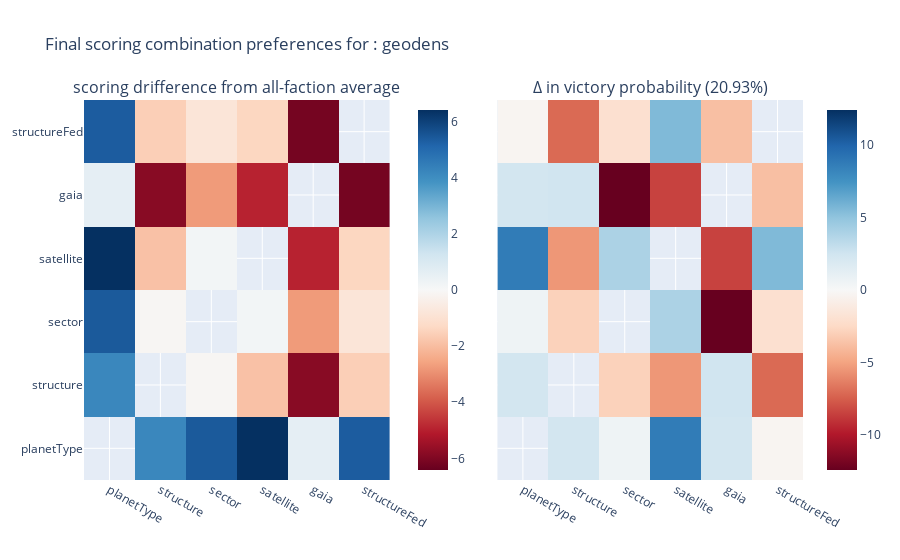
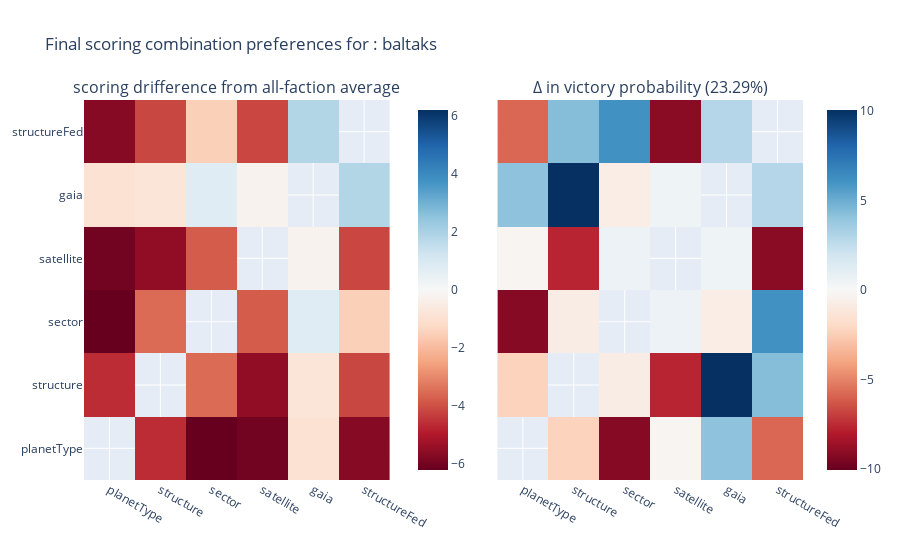
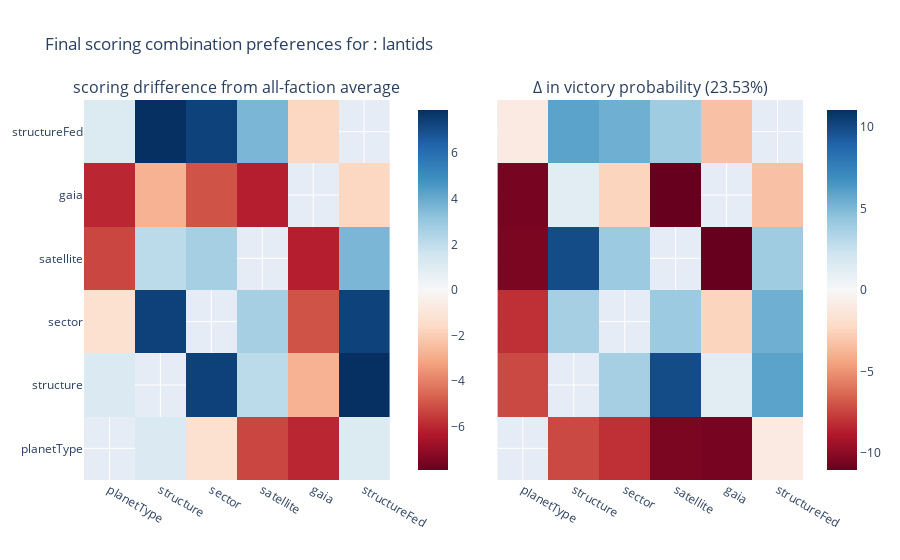
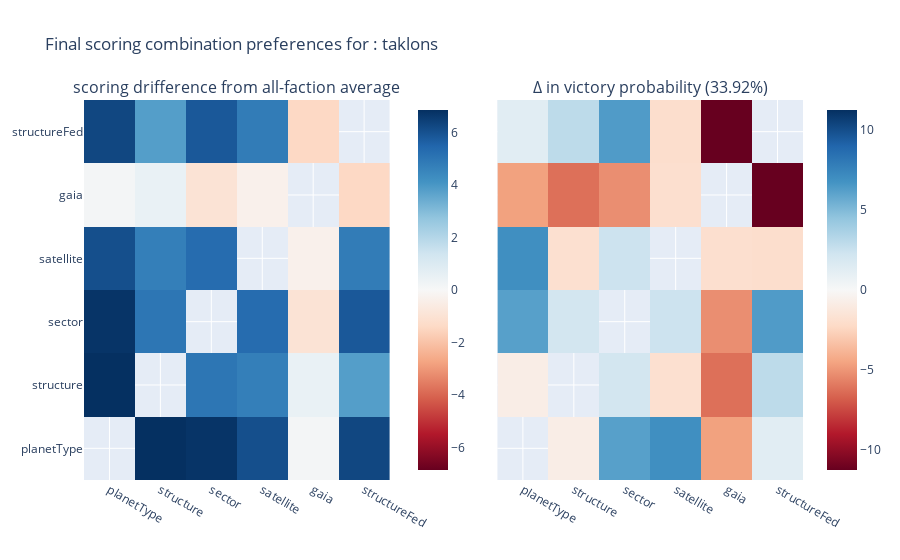

Write notebook code for charts like these, in order.
### Code cell
make_final_scoring_heatmap(
    dat_4,
    4)

### Figure 1 — Plotly figure (JSON) as saved in the notebook; plotly's stock layout.template omitted (floating-point values rounded to 4 significant figures)
{"data": [{"colorbar": {"x": 0.45}, "colorscale": [[0, "rgb(103,0,31)"], [0.1, "rgb(178,24,43)"], [0.2, "rgb(214,96,77)"], [0.3, "rgb(244,165,130)"], [0.4, "rgb(253,219,199)"], [0.5, "rgb(247,247,247)"], [0.6, "rgb(209,229,240)"], [0.7, "rgb(146,197,222)"], [0.8, "rgb(67,147,195)"], [0.9, "rgb(33,102,172)"], [1, "rgb(5,48,97)"]], "text": [[null, 22.36, 23.66, 24.56, 18.8, 23.52], [22.36, null, 18.1, 16.27, 12.29, 16.55], [23.66, 18.1, null, 18.35, 15.4, 17.25], [24.56, 16.27, 18.35, null, 13.18, 16.79], [18.8, 12.29, 15.4, 13.18, null, 11.85], [23.52, 16.55, 17.25, 16.79, 11.85, null]], "type": "heatmap", "x": ["planetType", "structure", "sector", "satellite", "gaia", "structureFed"], "xaxis": "x", "y": ["planetType", "structure", "sector", "satellite", "gaia", "structureFed"], "yaxis": "y", "z": [[null, 4.198, 5.413, 6.412, 0.6142, 5.356], [4.198, null, -0.1036, -1.896, -5.845, -1.572], [5.413, -0.1036, null, 0.1632, -2.752, -0.8312], [6.412, -1.896, 0.1632, null, -4.946, -1.385], [0.6142, -5.845, -2.752, -4.946, null, -6.168], [5.356, -1.572, -0.8312, -1.385, -6.168, null]], "zmid": 0}, {"colorscale": [[0, "rgb(103,0,31)"], [0.1, "rgb(178,24,43)"], [0.2, "rgb(214,96,77)"], [0.3, "rgb(244,165,130)"], [0.4, "rgb(253,219,199)"], [0.5, "rgb(247,247,247)"], [0.6, "rgb(209,229,240)"], [0.7, "rgb(146,197,222)"], [0.8, "rgb(67,147,195)"], [0.9, "rgb(33,102,172)"], [1, "rgb(5,48,97)"]], "text": [[null, 23.26, 21.54, 29.65, 23.3, 20.63], [23.26, null, 18.02, 15.47, 23.38, 13.83], [21.54, 18.02, null, 24.86, 8.52, 18.89], [29.65, 15.47, 24.86, null, 12.46, 26.45], [23.3, 23.38, 8.52, 12.46, null, 17.14], [20.63, 13.83, 18.89, 26.45, 17.14, null]], "type": "heatmap", "x": ["planetType", "structure", "sector", "satellite", "gaia", "structureFed"], "xaxis": "x2", "y": ["planetType", "structure", "sector", "satellite", "gaia", "structureFed"], "yaxis": "y2", "z": [[null, 2.334, 0.6098, 8.727, 2.375, -0.2964], [2.334, null, -2.903, -5.456, 2.451, -7.093], [0.6098, -2.903, null, 3.936, -12.41, -2.033], [8.727, -5.456, 3.936, null, -8.469, 5.528], [2.375, 2.451, -12.41, -8.469, null, -3.783], [-0.2964, -7.093, -2.033, 5.528, -3.783, null]], "zmid": 0}], "layout": {"annotations": [{"font": {"size": 16}, "showarrow": false, "text": "scoring drifference from all-faction average", "x": 0.2125, "xanchor": "center", "xref": "paper", "y": 1, "yanchor": "bottom", "yref": "paper"}, {"font": {"size": 16}, "showarrow": false, "text": "Δ in victory probability (20.93%)", "x": 0.7875, "xanchor": "center", "xref": "paper", "y": 1, "yanchor": "bottom", "yref": "paper"}], "title": {"text": "Final scoring combination preferences for : geodens"}, "xaxis": {"anchor": "y", "domain": [0, 0.425]}, "xaxis2": {"anchor": "y2", "domain": [0.575, 1]}, "yaxis": {"anchor": "x", "domain": [0, 1]}, "yaxis2": {"anchor": "x2", "domain": [0, 1], "matches": "y", "showticklabels": false}}}

### Figure 2 — Plotly figure (JSON) as saved in the notebook; plotly's stock layout.template omitted (floating-point values rounded to 4 significant figures)
{"data": [{"colorbar": {"x": 0.45}, "colorscale": [[0, "rgb(103,0,31)"], [0.1, "rgb(178,24,43)"], [0.2, "rgb(214,96,77)"], [0.3, "rgb(244,165,130)"], [0.4, "rgb(253,219,199)"], [0.5, "rgb(247,247,247)"], [0.6, "rgb(209,229,240)"], [0.7, "rgb(146,197,222)"], [0.8, "rgb(67,147,195)"], [0.9, "rgb(33,102,172)"], [1, "rgb(5,48,97)"]], "text": [[null, 13.54, 12.04, 12.14, 17.25, 12.47], [13.54, null, 14.67, 12.65, 17.35, 13.96], [12.04, 14.67, null, 14.39, 18.92, 16.59], [12.14, 12.65, 14.39, null, 17.9, 14.02], [17.25, 17.35, 18.92, 17.9, null, 19.84], [12.47, 13.96, 16.59, 14.02, 19.84, null]], "type": "heatmap", "x": ["planetType", "structure", "sector", "satellite", "gaia", "structureFed"], "xaxis": "x", "y": ["planetType", "structure", "sector", "satellite", "gaia", "structureFed"], "yaxis": "y", "z": [[null, -4.626, -6.21, -6.007, -0.9316, -5.695], [-4.626, null, -3.53, -5.52, -0.7904, -4.158], [-6.21, -3.53, null, -3.798, 0.7632, -1.491], [-6.007, -5.52, -3.798, null, -0.2323, -4.154], [-0.9316, -0.7904, 0.7632, -0.2323, null, 1.829], [-5.695, -4.158, -1.491, -4.154, 1.829, null]], "zmid": 0}, {"colorscale": [[0, "rgb(103,0,31)"], [0.1, "rgb(178,24,43)"], [0.2, "rgb(214,96,77)"], [0.3, "rgb(244,165,130)"], [0.4, "rgb(253,219,199)"], [0.5, "rgb(247,247,247)"], [0.6, "rgb(209,229,240)"], [0.7, "rgb(146,197,222)"], [0.8, "rgb(67,147,195)"], [0.9, "rgb(33,102,172)"], [1, "rgb(5,48,97)"]], "text": [[null, 21.01, 14.09, 23.08, 27.38, 17.48], [21.01, null, 22.51, 15.59, 33.33, 27.61], [14.09, 22.51, null, 23.88, 22.58, 29.41], [23.08, 15.59, 23.88, null, 23.77, 14.16], [27.38, 33.33, 22.58, 23.77, null, 26.23], [17.48, 27.61, 29.41, 14.16, 26.23, null]], "type": "heatmap", "x": ["planetType", "structure", "sector", "satellite", "gaia", "structureFed"], "xaxis": "x2", "y": ["planetType", "structure", "sector", "satellite", "gaia", "structureFed"], "yaxis": "y2", "z": [[null, -2.277, -9.202, -0.2142, 4.086, -5.811], [-2.277, null, -0.7765, -7.704, 10.04, 4.315], [-9.202, -0.7765, null, 0.5934, -0.7104, 6.121], [-0.2142, -7.704, 0.5934, null, 0.4784, -9.134], [4.086, 10.04, -0.7104, 0.4784, null, 2.934], [-5.811, 4.315, 6.121, -9.134, 2.934, null]], "zmid": 0}], "layout": {"annotations": [{"font": {"size": 16}, "showarrow": false, "text": "scoring drifference from all-faction average", "x": 0.2125, "xanchor": "center", "xref": "paper", "y": 1, "yanchor": "bottom", "yref": "paper"}, {"font": {"size": 16}, "showarrow": false, "text": "Δ in victory probability (23.29%)", "x": 0.7875, "xanchor": "center", "xref": "paper", "y": 1, "yanchor": "bottom", "yref": "paper"}], "title": {"text": "Final scoring combination preferences for : baltaks"}, "xaxis": {"anchor": "y", "domain": [0, 0.425]}, "xaxis2": {"anchor": "y2", "domain": [0.575, 1]}, "yaxis": {"anchor": "x", "domain": [0, 1]}, "yaxis2": {"anchor": "x2", "domain": [0, 1], "matches": "y", "showticklabels": false}}}

### Figure 3 — Plotly figure (JSON) as saved in the notebook; plotly's stock layout.template omitted (floating-point values rounded to 4 significant figures)
{"data": [{"colorbar": {"x": 0.45}, "colorscale": [[0, "rgb(103,0,31)"], [0.1, "rgb(178,24,43)"], [0.2, "rgb(214,96,77)"], [0.3, "rgb(244,165,130)"], [0.4, "rgb(253,219,199)"], [0.5, "rgb(247,247,247)"], [0.6, "rgb(209,229,240)"], [0.7, "rgb(146,197,222)"], [0.8, "rgb(67,147,195)"], [0.9, "rgb(33,102,172)"], [1, "rgb(5,48,97)"]], "text": [[null, 19.34, 17.01, 12.83, 12.2, 19.29], [19.34, null, 25.59, 20.29, 15.34, 26.02], [17.01, 25.59, null, 20.84, 13.13, 25.45], [12.83, 20.29, 20.84, null, 11.95, 21.8], [12.2, 15.34, 13.13, 11.95, null, 16.32], [19.29, 26.02, 25.45, 21.8, 16.32, null]], "type": "heatmap", "x": ["planetType", "structure", "sector", "satellite", "gaia", "structureFed"], "xaxis": "x", "y": ["planetType", "structure", "sector", "satellite", "gaia", "structureFed"], "yaxis": "y", "z": [[null, 1.176, -1.239, -5.318, -5.983, 1.122], [1.176, null, 7.391, 2.125, -2.794, 7.898], [-1.239, 7.391, null, 2.657, -5.025, 7.372], [-5.318, 2.125, 2.657, null, -6.182, 3.624], [-5.983, -2.794, -5.025, -6.182, null, -1.693], [1.122, 7.898, 7.372, 3.624, -1.693, null]], "zmid": 0}, {"colorscale": [[0, "rgb(103,0,31)"], [0.1, "rgb(178,24,43)"], [0.2, "rgb(214,96,77)"], [0.3, "rgb(244,165,130)"], [0.4, "rgb(253,219,199)"], [0.5, "rgb(247,247,247)"], [0.6, "rgb(209,229,240)"], [0.7, "rgb(146,197,222)"], [0.8, "rgb(67,147,195)"], [0.9, "rgb(33,102,172)"], [1, "rgb(5,48,97)"]], "text": [[null, 16.18, 15.41, 13.03, 12.95, 22.51], [16.18, null, 27.27, 33.45, 24.74, 29.47], [15.41, 27.27, null, 27.65, 21.08, 28.93], [13.03, 33.45, 27.65, null, 12.47, 27.46], [12.95, 24.74, 21.08, 12.47, null, 20.2], [22.51, 29.47, 28.93, 27.46, 20.2, null]], "type": "heatmap", "x": ["planetType", "structure", "sector", "satellite", "gaia", "structureFed"], "xaxis": "x2", "y": ["planetType", "structure", "sector", "satellite", "gaia", "structureFed"], "yaxis": "y2", "z": [[null, -7.357, -8.12, -10.51, -10.58, -1.024], [-7.357, null, 3.739, 9.915, 1.209, 5.94], [-8.12, 3.739, null, 4.111, -2.455, 5.4], [-10.51, 9.915, 4.111, null, -11.06, 3.924], [-10.58, 1.209, -2.455, -11.06, null, -3.337], [-1.024, 5.94, 5.4, 3.924, -3.337, null]], "zmid": 0}], "layout": {"annotations": [{"font": {"size": 16}, "showarrow": false, "text": "scoring drifference from all-faction average", "x": 0.2125, "xanchor": "center", "xref": "paper", "y": 1, "yanchor": "bottom", "yref": "paper"}, {"font": {"size": 16}, "showarrow": false, "text": "Δ in victory probability (23.53%)", "x": 0.7875, "xanchor": "center", "xref": "paper", "y": 1, "yanchor": "bottom", "yref": "paper"}], "title": {"text": "Final scoring combination preferences for : lantids"}, "xaxis": {"anchor": "y", "domain": [0, 0.425]}, "xaxis2": {"anchor": "y2", "domain": [0.575, 1]}, "yaxis": {"anchor": "x", "domain": [0, 1]}, "yaxis2": {"anchor": "x2", "domain": [0, 1], "matches": "y", "showticklabels": false}}}

### Figure 4 — Plotly figure (JSON) as saved in the notebook; plotly's stock layout.template omitted (floating-point values rounded to 4 significant figures)
{"data": [{"colorbar": {"x": 0.45}, "colorscale": [[0, "rgb(103,0,31)"], [0.1, "rgb(178,24,43)"], [0.2, "rgb(214,96,77)"], [0.3, "rgb(244,165,130)"], [0.4, "rgb(253,219,199)"], [0.5, "rgb(247,247,247)"], [0.6, "rgb(209,229,240)"], [0.7, "rgb(146,197,222)"], [0.8, "rgb(67,147,195)"], [0.9, "rgb(33,102,172)"], [1, "rgb(5,48,97)"]], "text": [[null, 25.03, 25.01, 24.22, 18.35, 24.45], [25.03, null, 23.21, 22.91, 18.63, 21.94], [25.01, 23.21, null, 23.49, 17.18, 23.92], [24.22, 22.91, 23.49, null, 17.77, 22.99], [18.35, 18.63, 17.18, 17.77, null, 16.59], [24.45, 21.94, 23.92, 22.99, 16.59, null]], "type": "heatmap", "x": ["planetType", "structure", "sector", "satellite", "gaia", "structureFed"], "xaxis": "x", "y": ["planetType", "structure", "sector", "satellite", "gaia", "structureFed"], "yaxis": "y", "z": [[null, 6.865, 6.758, 6.075, 0.161, 6.282], [6.865, null, 5.009, 4.74, 0.4891, 3.818], [6.758, 5.009, null, 5.309, -0.9741, 5.846], [6.075, 4.74, 5.309, null, -0.3561, 4.808], [0.161, 0.4891, -0.9741, -0.3561, null, -1.42], [6.282, 3.818, 5.846, 4.808, -1.42, null]], "zmid": 0}, {"colorscale": [[0, "rgb(103,0,31)"], [0.1, "rgb(178,24,43)"], [0.2, "rgb(214,96,77)"], [0.3, "rgb(244,165,130)"], [0.4, "rgb(253,219,199)"], [0.5, "rgb(247,247,247)"], [0.6, "rgb(209,229,240)"], [0.7, "rgb(146,197,222)"], [0.8, "rgb(67,147,195)"], [0.9, "rgb(33,102,172)"], [1, "rgb(5,48,97)"]], "text": [[null, 33.12, 40.08, 40.84, 29.3, 35.21], [33.12, null, 36.03, 32.11, 27.69, 36.87], [40.08, 36.03, null, 36.31, 28.68, 40.28], [40.84, 32.11, 36.31, null, 32.02, 31.93], [29.3, 27.69, 28.68, 32.02, null, 22.67], [35.21, 36.87, 40.28, 31.93, 22.67, null]], "type": "heatmap", "x": ["planetType", "structure", "sector", "satellite", "gaia", "structureFed"], "xaxis": "x2", "y": ["planetType", "structure", "sector", "satellite", "gaia", "structureFed"], "yaxis": "y2", "z": [[null, -0.7987, 6.169, 6.925, -4.613, 1.296], [-0.7987, null, 2.111, -1.809, -6.227, 2.958], [6.169, 2.111, null, 2.394, -5.235, 6.369], [6.925, -1.809, 2.394, null, -1.898, -1.983], [-4.613, -6.227, -5.235, -1.898, null, -11.25], [1.296, 2.958, 6.369, -1.983, -11.25, null]], "zmid": 0}], "layout": {"annotations": [{"font": {"size": 16}, "showarrow": false, "text": "scoring drifference from all-faction average", "x": 0.2125, "xanchor": "center", "xref": "paper", "y": 1, "yanchor": "bottom", "yref": "paper"}, {"font": {"size": 16}, "showarrow": false, "text": "Δ in victory probability (33.92%)", "x": 0.7875, "xanchor": "center", "xref": "paper", "y": 1, "yanchor": "bottom", "yref": "paper"}], "title": {"text": "Final scoring combination preferences for : taklons"}, "xaxis": {"anchor": "y", "domain": [0, 0.425]}, "xaxis2": {"anchor": "y2", "domain": [0.575, 1]}, "yaxis": {"anchor": "x", "domain": [0, 1]}, "yaxis2": {"anchor": "x2", "domain": [0, 1], "matches": "y", "showticklabels": false}}}
